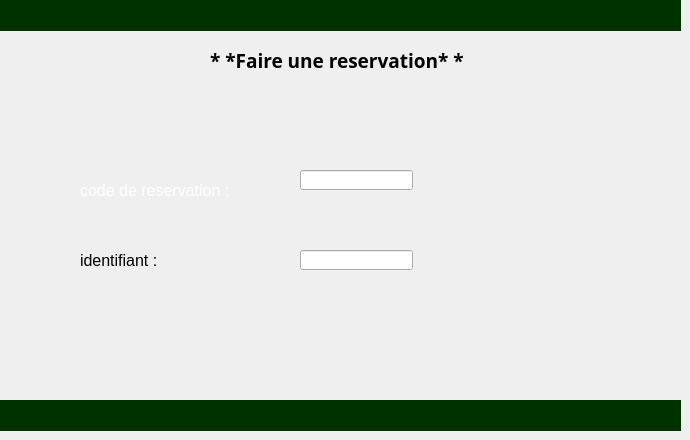
    <widget class="QWidget" name="page_12">
     <widget class="QLabel" name="colorr17">
      <property name="geometry">
       <rect>
        <x>0</x>
        <y>0</y>
        <width>681</width>
        <height>31</height>
       </rect>
      </property>
      <property name="styleSheet">
       <string notr="true">#colorr17
{
background-color:rgb(0, 50, 0);

}</string>
      </property>
      <property name="text">
       <string/>
      </property>
     </widget>
     <widget class="QLabel" name="colorr18">
      <property name="geometry">
       <rect>
        <x>0</x>
        <y>400</y>
        <width>681</width>
        <height>31</height>
       </rect>
      </property>
      <property name="styleSheet">
       <string notr="true">#colorr18
{
background-color:rgb(0, 50, 0);

}</string>
      </property>
      <property name="text">
       <string/>
      </property>
     </widget>
     <widget class="QLabel" name="fond8">
      <property name="geometry">
       <rect>
        <x>0</x>
        <y>30</y>
        <width>681</width>
        <height>371</height>
       </rect>
      </property>
      <property name="styleSheet">
       <string notr="true">#fond8
{
background-color: transparent;
   border-image:url(:/bon.jpg);
   background: none;
   border: none;
   background-repeat: none;
}
</string>
      </property>
      <property name="text">
       <string/>
      </property>
     </widget>
     <widget class="QLabel" name="retour_7">
      <property name="geometry">
       <rect>
        <x>40</x>
        <y>350</y>
        <width>91</width>
        <height>31</height>
       </rect>
      </property>
      <property name="styleSheet">
       <string notr="true">#retour_7
{
background-color: transparent;
   border-image:url(:/fle.png);
   background: none;
   border: none;
   background-repeat: none;
}
</string>
      </property>
      <property name="text">
       <string/>
      </property>
     </widget>
     <widget class="QPushButton" name="pushButton_flec5">
      <property name="geometry">
       <rect>
        <x>40</x>
        <y>350</y>
        <width>91</width>
        <height>31</height>
       </rect>
      </property>
      <property name="styleSheet">
       <string notr="true">#pushButton_flec5
{
background-color: transparent;
 
   background: none;
   border: none;
   background-repeat: none;
}
</string>
      </property>
      <property name="text">
       <string/>
      </property>
     </widget>
     <widget class="QLabel" name="label_36">
      <property name="geometry">
       <rect>
        <x>210</x>
        <y>50</y>
        <width>281</width>
        <height>21</height>
       </rect>
      </property>
      <property name="font">
       <font>
        <family>Segoe UI Black</family>
        <pointsize>14</pointsize>
        <weight>75</weight>
        <bold>true</bold>
       </font>
      </property>
      <property name="styleSheet">
       <string notr="true">#label_20
{
color:rgb(255, 255, 255) ;
}
</string>
      </property>
      <property name="text">
       <string>* *Faire une reservation* *</string>
      </property>
     </widget>
     <widget class="QLabel" name="label_37">
      <property name="geometry">
       <rect>
        <x>520</x>
        <y>335</y>
        <width>111</width>
        <height>41</height>
       </rect>
      </property>
      <property name="styleSheet">
       <string notr="true">#label_37
{
background-color: transparent;
   border-image:url(:/valid.png);
   background: none;
   border: none;
   background-repeat: none;
}
</string>
      </property>
      <property name="text">
       <string/>
      </property>
     </widget>
     <widget class="QPushButton" name="pushButton_valid9">
      <property name="geometry">
       <rect>
        <x>520</x>
        <y>330</y>
        <width>111</width>
        <height>51</height>
       </rect>
      </property>
      <property name="styleSheet">
       <string notr="true">#pushButton_valid9
{
background-color: transparent;
 
   background: none;
   border: none;
   background-repeat: none;
}
</string>
      </property>
      <property name="text">
       <string/>
      </property>
     </widget>
     <widget class="QLineEdit" name="lineEdit_2">
      <property name="geometry">
       <rect>
        <x>300</x>
        <y>170</y>
        <width>113</width>
        <height>20</height>
       </rect>
      </property>
     </widget>
     <widget class="QLabel" name="label_43">
      <property name="geometry">
       <rect>
        <x>80</x>
        <y>180</y>
        <width>181</width>
        <height>20</height>
       </rect>
      </property>
      <property name="font">
       <font>
        <pointsize>12</pointsize>
       </font>
      </property>
      <property name="styleSheet">
       <string notr="true">#label_43
{
color:rgb(255, 255, 255);
 

}
</string>
      </property>
      <property name="text">
       <string>code de reservation :</string>
      </property>
     </widget>
     <widget class="QLabel" name="label_75">
      <property name="geometry">
       <rect>
        <x>80</x>
        <y>250</y>
        <width>181</width>
        <height>20</height>
       </rect>
      </property>
      <property name="font">
       <font>
        <pointsize>12</pointsize>
       </font>
      </property>
      <property name="styleSheet">
       <string notr="true">#label_43
{
color:rgb(255, 255, 255);
 

}
</string>
      </property>
      <property name="text">
       <string>identifiant :</string>
      </property>
     </widget>
     <widget class="QLineEdit" name="lineEdit_EtuReserv">
      <property name="geometry">
       <rect>
        <x>300</x>
        <y>250</y>
        <width>113</width>
        <height>20</height>
       </rect>
      </property>
     </widget>
     <zorder>fond8</zorder>
     <zorder>colorr17</zorder>
     <zorder>colorr18</zorder>
     <zorder>retour_7</zorder>
     <zorder>pushButton_flec5</zorder>
     <zorder>label_36</zorder>
     <zorder>label_37</zorder>
     <zorder>pushButton_valid9</zorder>
     <zorder>lineEdit_2</zorder>
     <zorder>label_43</zorder>
     <zorder>label_75</zorder>
     <zorder>lineEdit_EtuReserv</zorder>
    </widget>
